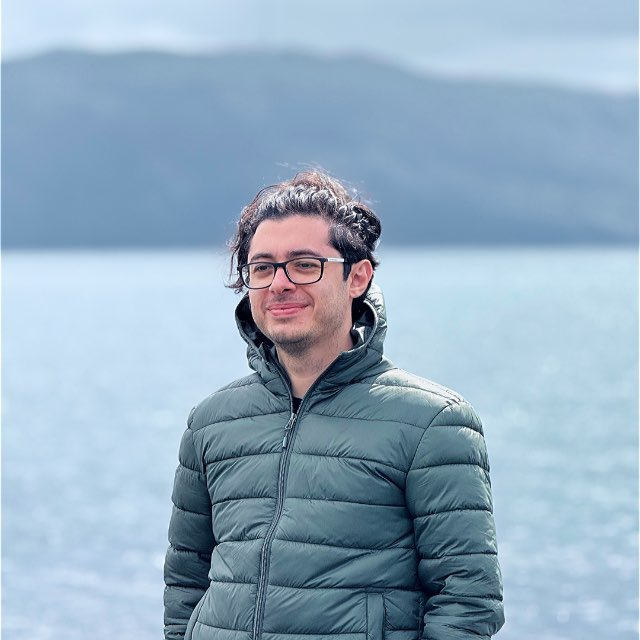
#> input picture assets/img/personal/norway_photo.jpg, 640 x 640 px
$ python build-portrait-halftone.py
#> lines starting #> are read from the running program, lines starting #| are printed output that depends on the picture; after the words box and inside, x2 and y2 are one past the last pixel; in counts of white or black regions, pixels touching at a corner belong together
#!/usr/bin/env python3
"""Build the halftone grid used by the CV page's denoising-portrait animation.

Reads the profile photo, keeps a hand-drawn head-and-shoulders silhouette,
equalizes contrast inside it, and writes two hex strings to
_data/portrait_halftone.json: per-cell luminance and silhouette weight. The page
animates these cells from noise to the portrait, as a diffusion sampler would.
Light theme draws darkness as dots; dark theme draws brightness.

Usage: python3 bin/build-portrait-halftone.py   (requires Pillow)
"""
import json
from pathlib import Path

from PIL import Image, ImageDraw, ImageFilter

ROOT = Path(__file__).resolve().parent.parent
SOURCE = ROOT / "assets/img/personal/norway_photo.jpg"
TARGET = ROOT / "_data/portrait_halftone.json"

# Head-and-shoulders crop (left, top, right, bottom) in source pixels.
CROP = (150, 150, 520, 610)
COLS, ROWS = 34, 42


def silhouette(size):
    """Head ellipse plus shoulders, softened, in source pixel coordinates."""
    mask = Image.new("L", size, 0)
    draw = ImageDraw.Draw(mask)
    draw.ellipse([228, 168, 392, 372], fill=255)
    draw.polygon([(250, 330), (370, 330), (470, 400), (515, 470), (520, 640),
                  (160, 640), (170, 470), (200, 400)], fill=255)
    return mask.filter(ImageFilter.GaussianBlur(6))


def main():
    photo = Image.open(SOURCE).convert("L")
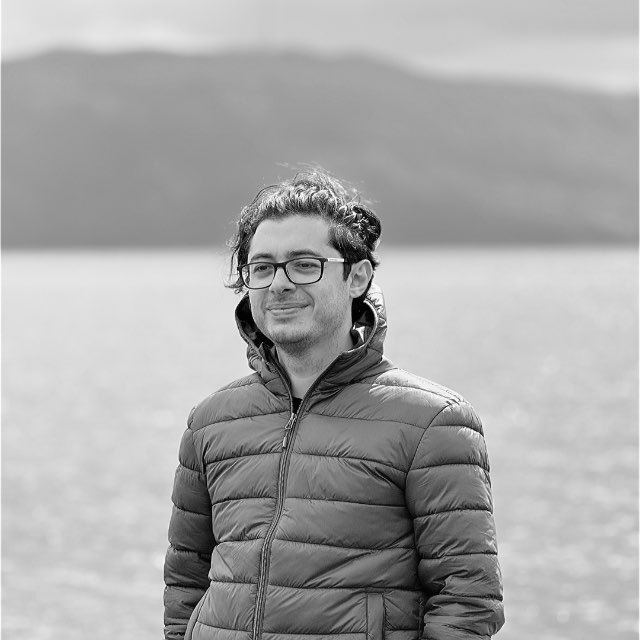
#> photo: PIL image 640x640 L; min 1, max 255, mean 168.2
    mask = silhouette(photo.size).crop(CROP)
#> in silhouette, `mask = Image.new("L", size, 0)`: mask: PIL image 640x640 L; every value is 0
#> in silhouette, `return mask.filter(ImageFilter.GaussianBlur(6))`:
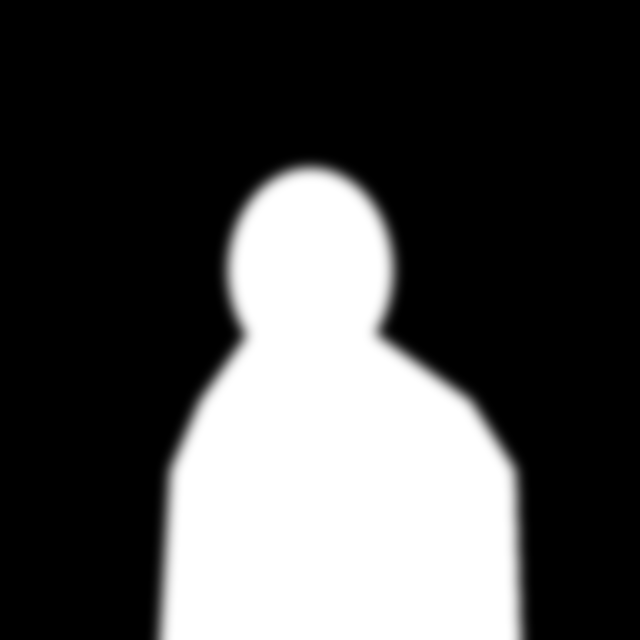
#> returned value: PIL image 640x640 L; min 0, max 255, mean 73.4
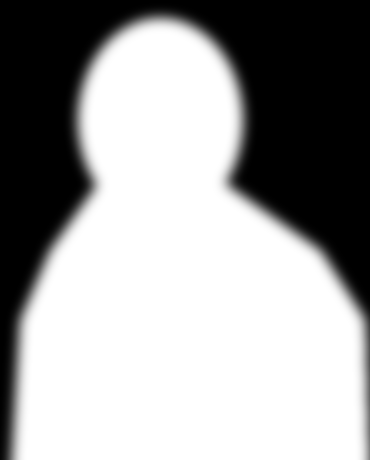
#> mask: PIL image 370x460 L; min 0, max 255, mean 160
    gray = photo.crop(CROP)
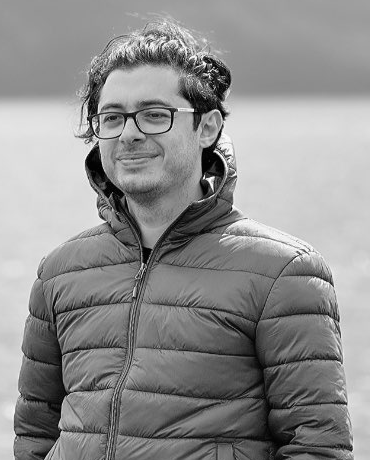
#> gray: PIL image 370x460 L; min 1, max 255, mean 142.8

    # Histogram-equalize using only the person's pixels, so the lake does not set the range.
    inside = mask.point(lambda v: 255 if v > 128 else 0)
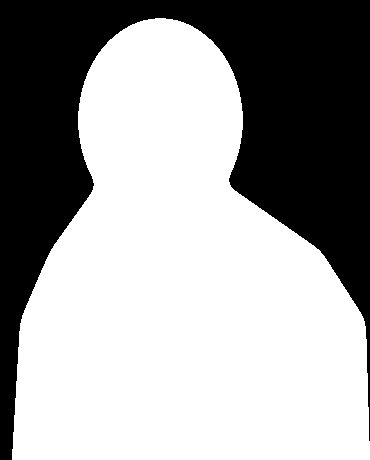
#> inside: PIL image 370x460 L; 62.8% white; 1 black region, box (x1, y1, x2, y2) and area: (0, 0, 370, 460) 63280
    histogram = gray.histogram(mask=inside)
#> histogram = 256 values, max 1076 at index 122, min 0 at index 0, mean 417.7
    total, running, lookup = sum(histogram), 0, []
#> total = 106920; running = 0; lookup = []
    for count in histogram:
        running += count
        lookup.append(round(255 * running / total))
#> this loop made 256 passes
#> (count, running) on passes 2 to 4: (94, 94), (231, 325), (164, 489)
#> after the loop, lookup = 256 values from 0 to 255; running = 106920
    gray = gray.point(lookup)
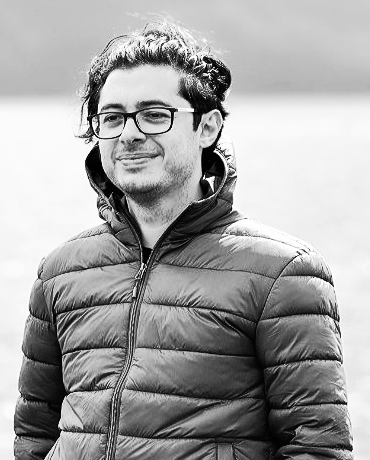
#> gray: PIL image 370x460 L; min 0, max 255, mean 163.6

    gray = gray.resize((COLS, ROWS), Image.LANCZOS)
#> gray: PIL image 34x42 L
    mask = mask.resize((COLS, ROWS), Image.LANCZOS)
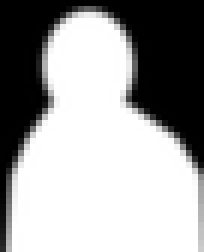
#> mask: PIL image 34x42 L (shown 6 times larger); min 0, max 255, mean 160.1
    hexdigit = lambda value: format(round(value / 255 * 15), "x")
    luminance = "".join(hexdigit(gray.getpixel((x, y))) for y in range(ROWS) for x in range(COLS))
    weight = "".join(hexdigit(mask.getpixel((x, y))) for y in range(ROWS) for x in range(COLS))

    TARGET.write_text(json.dumps({
        "source": str(SOURCE.relative_to(ROOT)),
        "cols": COLS,
        "rows": ROWS,
        "luminance": luminance,
        "weight": weight,
    }, indent=2) + "\n")
    print(f"Wrote {TARGET.relative_to(ROOT)} ({COLS}x{ROWS})")


if __name__ == "__main__":
    main()

$ run again, with assets/img/personal/menal_ml_portrait.jpg copied over assets/img/personal/norway_photo.jpg
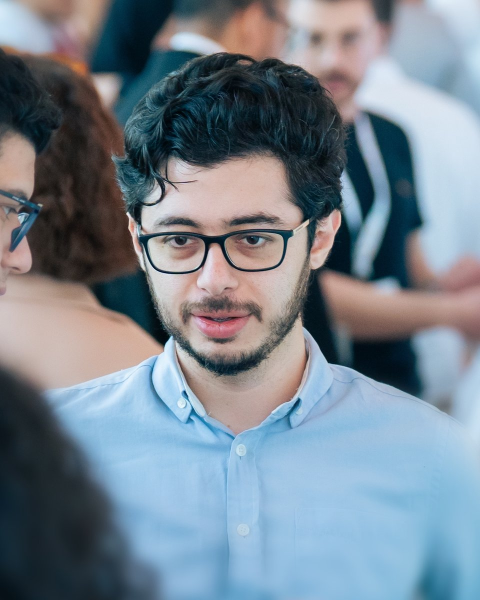
#> input picture assets/img/personal/menal_ml_portrait.jpg, 960 x 1200 px (shown at 1/2 size)
#> in main, `gray = photo.crop(CROP)`:
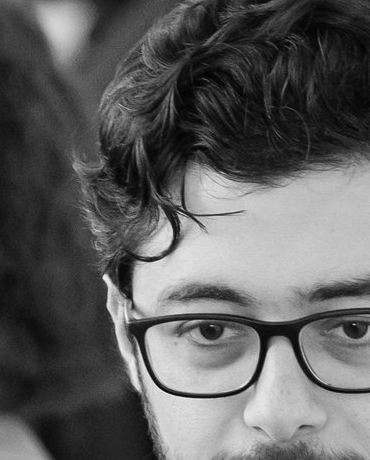
#> gray: PIL image 370x460 L; min 0, max 249, mean 94.9
#> inside: PIL image 370x460 L; 62.8% white; 1 black region, box (x1, y1, x2, y2) and area: (0, 0, 370, 460) 63280
#> histogram = 256 values, max 1093 at index 37, min 0 at index 240, mean 417.7
#> in main, `total, running, lookup = sum(histogram), 0, []`: total = 106920; running = 0; lookup = []
#> the loop in main, `for count in histogram:` made 256 passes
#> (count, running) on passes 2 to 4: (4, 5), (6, 11), (12, 23)
#> after the loop in main, `for count in histogram:`: lookup = 256 values from 0 to 255; running = 106920
#> in main, `gray = gray.resize((COLS, ROWS), Image.LANCZOS)`:
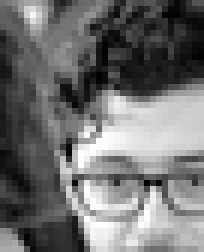
#> gray: PIL image 34x42 L (shown 6 times larger); min 0, max 255, mean 112.2
